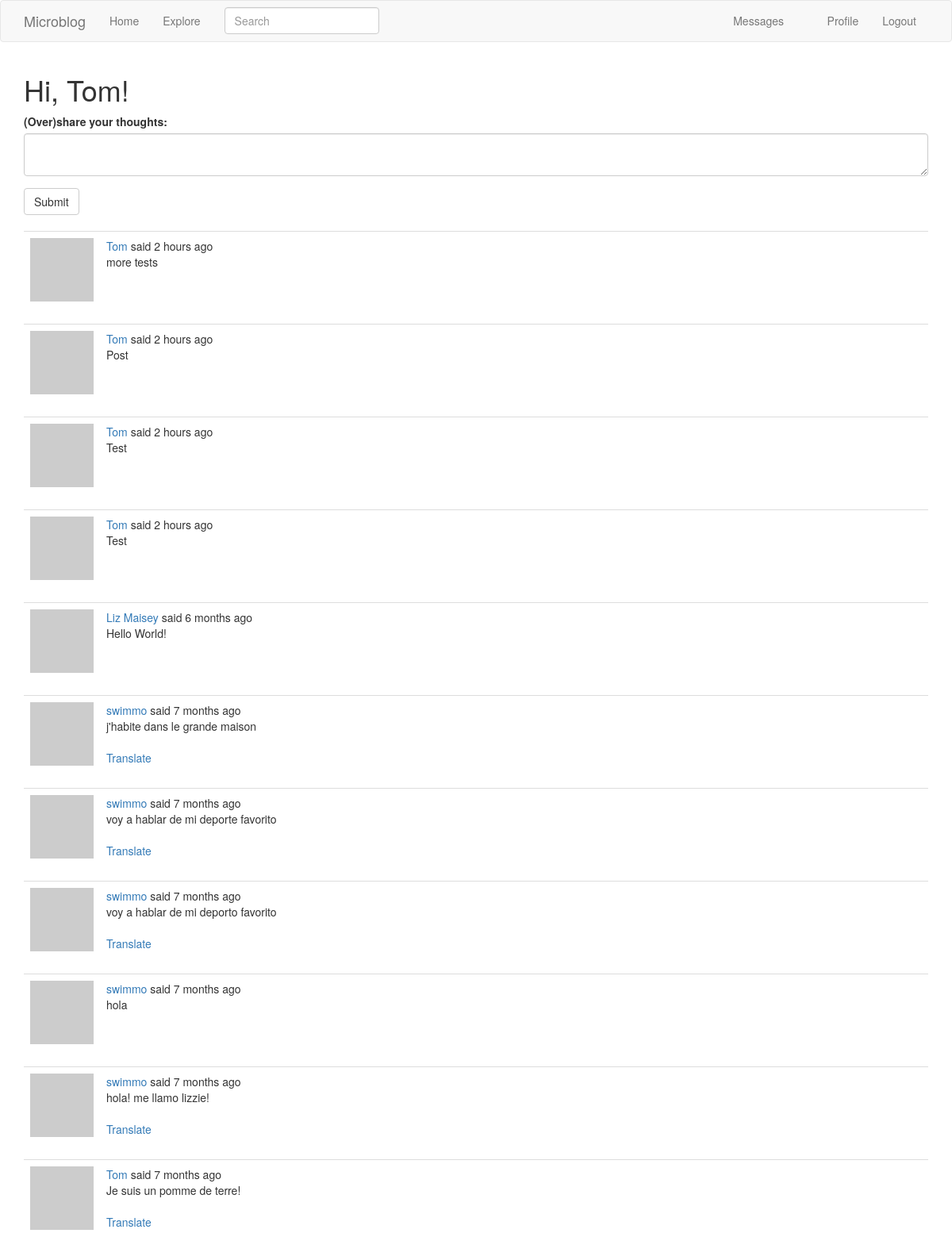
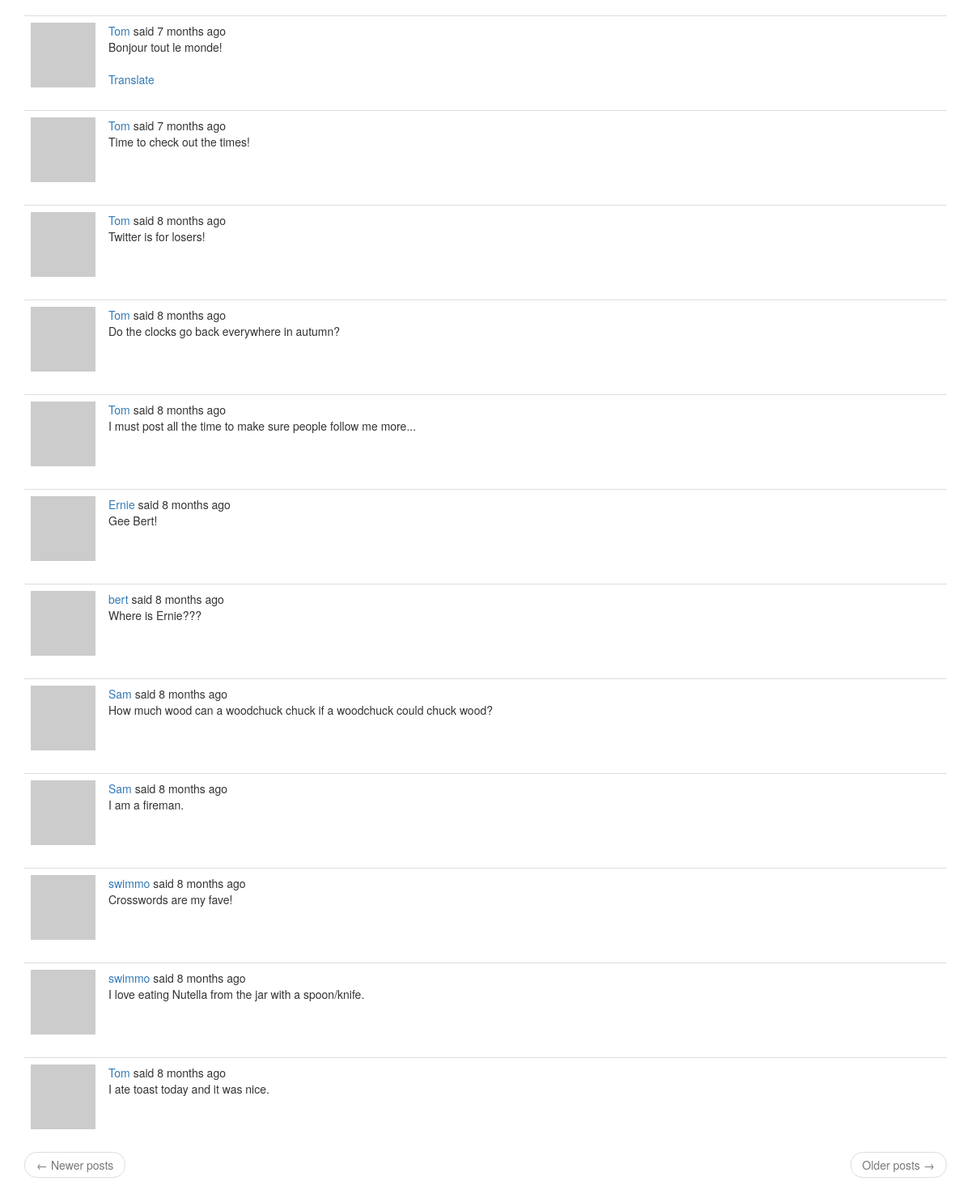
Page /index (signed in) on the committed database (2 pictures, top to bottom).
### app/models.py (models this page shows, shortened)
class User(UserMixin, db.Model):
    id = db.Column(db.Integer, primary_key=True)
    username = db.Column(db.String(64), index=True, unique=True)
    email = db.Column(db.String(120), index=True, unique=True)
    password_hash = db.Column(db.String(128))
    posts = db.relationship('Post', backref='author', lazy='dynamic')
    about_me = db.Column(db.String(140))
    last_seen = db.Column(db.DateTime, default=datetime.utcnow)
    followed = db.relationship(
        'User', secondary=followers,
        primaryjoin=(followers.c.follower_id == id),
        secondaryjoin=(followers.c.followed_id == id),
        backref=db.backref('followers', lazy='dynamic'), lazy='dynamic')
    messages_sent = db.relationship('Message',
                                    foreign_keys='Message.sender_id',
                                    backref='author', lazy='dynamic')
    messages_received = db.relationship('Message',
                                        foreign_keys='Message.recipient_id',
                                        backref='recipient', lazy='dynamic')
    last_message_read_time = db.Column(db.DateTime)
    notifications = db.relationship('Notification', backref='user',
                                    lazy="dynamic")
    def avatar(self, size):
        digest = md5(self.email.lower().encode('utf-8')).hexdigest()
        return 'https://www.gravatar.com/avatar/{}?d=identicon&s={}'.format(
            digest, size)
    def followed_posts(self):
        followed = Post.query.join(
            followers, (followers.c.followed_id == Post.user_id)).filter(
                followers.c.follower_id == self.id)
        own = Post.query.filter_by(user_id=self.id)
        return followed.union(own).order_by(Post.timestamp.desc())
    def new_messages(self):
        last_read_time = self.last_message_read_time or datetime(1900, 1, 1)
        return Message.query.filter_by(recipient=self).filter(
            Message.timestamp > last_read_time).count()

class SearchableMixin(object):
    @classmethod
    def before_commit(cls, session):
        session._changes = {
            'add': list(session.new),
            'update': list(session.dirty),
            'delete': list(session.deleted)
        }
    @classmethod
    def after_commit(cls, session):
        for obj in session._changes['add']:
            if isinstance(obj, SearchableMixin):
                add_to_index(obj.__tablename__, obj)
        for obj in session._changes['update']:
            if isinstance(obj, SearchableMixin):
                add_to_index(obj.__tablename__, obj)
        for obj in session._changes['delete']:
            if isinstance(obj, SearchableMixin):
                remove_from_index(obj.__tablename__, obj)
        session._changes = None

class Post(SearchableMixin, db.Model):
    __searchable__ = ['body']
    id = db.Column(db.Integer, primary_key=True)
    body = db.Column(db.String(140))
    timestamp = db.Column(db.DateTime, index=True, default=datetime.utcnow)
    user_id = db.Column(db.Integer, db.ForeignKey('user.id'))
    language = db.Column(db.String(5))

### app/main/routes.py (the view, shortened to what this page needs)
@bp.route('/', methods=['GET', 'POST'])
@bp.route('/index', methods=['GET', 'POST'])
@login_required
def index():
    form = PostForm()
    page = request.args.get('page', 1, type=int)
    posts = current_user.followed_posts().paginate(
        page, current_app.config['POSTS_PER_PAGE'], False)
    next_url = url_for('main.index', page=posts.next_num) \
        if posts.has_next else None
    prev_url = url_for('main.index', page=posts.prev_num) \
        if posts.has_prev else None
    return render_template('index.html', title=_('Home'), form=form,
                           posts=posts.items, next_url=next_url,
                           prev_url=prev_url)

### app/main/forms.py
class SearchForm(FlaskForm):
    q=StringField(_l('Search'), validators=[DataRequired()])
    def __init__(self, *args, **kwargs):
        if 'formdata' not in kwargs:
            kwargs['formdata'] = request.args
        if 'csrf_enabled' not in kwargs:
            kwargs['csrf_enabled'] = False
        super(SearchForm, self).__init__(*args, **kwargs)

class PostForm(FlaskForm):
    post = TextAreaField(_l('(Over)share your thoughts:'), validators=[DataRequired()])
    submit = SubmitField(_l('Submit'))

### app/main/routes.py (called while the page is built)
@bp.before_app_request
def before_request():
    if current_user.is_authenticated:
        current_user.last_seen = datetime.utcnow()
        db.session.commit()
        g.search_form = SearchForm()
    g.locale = str(get_locale())

### app/models.py (called while the page is built)
@login.user_loader
def load_user(id):
    return User.query.get(int(id))

### app/templates/index.html
{% extends "base.html" %}
{% import 'bootstrap/wtf.html' as wtf %}
{% block app_content %}
    <h1>{{ _('Hi, %(username)s!', username=current_user.username) }}</h1>
    {% if form %}
    {{ wtf.quick_form(form) }}
    <br>
    {% endif %}
    {% for post in posts %}
        {% include '_post.html' %}
    {% endfor %}
    <nav aria-label="...">
        <ul class="pager">
            <li class="previous{% if not prev_url %} disabled{% endif %}">
                <a href="{{ prev_url or '#' }}">
                    <span aria-hidden="true">&larr;</span> {{ _('Newer posts') }}
                </a>
            </li>
            <li class="next{% if not next_url %} disabled{% endif %}">
                <a href="{{ next_url or '#' }}">
                    {{ _('Older posts') }} <span aria-hidden="true">&rarr;</span>
                </a>
            </li>
        </ul>
    </nav>
{% endblock %}

### app/templates/_post.html (shortened to what this page needs)
    <table class="table table-hover">
        <tr>
            <td width="70px">
                <a href="{{ url_for('main.user', username=post.author.username) }}">
                    <img src="{{ post.author.avatar(70) }}" />
                </a>
            </td>
            <td>
                {{ _('%(username)s said %(when)s',
                    username=user_link, when=moment(post.timestamp).fromNow()) }}
                <br>
                <span id="post{{ post.id }}">{{ post.body }}</span>
                {% if post.language and post.language != g.locale %}
                <br><br>
                <span id="translation{{ post.id }}">
                    <a href="javascript:translate(
                                '#post{{ post.id }}',
                                '#translation{{ post.id }}',
                                '{{ post.language }}',
                                '{{ g.locale }}');">{{ _('Translate') }}</a>
                </span>
                {% endif %}
            </td>
        </tr>
    </table>

### rows in the picture
Post: body "more tests"
Post: body "Post"
Post: body "Test"
Post: body "Test"
Post: body "Hello World!"
Post: body "j'habite dans le grande maison"
Post: body "voy a hablar de mi deporte favorito"
Post: body "voy a hablar de mi deporto favorito"
Post: body "hola"
Post: body "hola! me llamo lizzie!"
Post: body "Je suis un pomme de terre!"
Post: body "Bonjour tout le monde!"
Post: body "Time to check out the times!"
Post: body "Twitter is for losers!"
Post: body "Do the clocks go back everywhere in autumn?"
Post: body "I must post all the time to make sure people follow me more..."
Post: body "Gee Bert!"
Post: body "Where is Ernie???"
Post: body "How much wood can a woodchuck chuck if a woodchuck could chuck wood?"
Post: body "I am a fireman."
Post: body "Crosswords are my fave!"
Post: body "I love eating Nutella from the jar with a spoon/knife."
Post: body "I ate toast today and it was nice."
